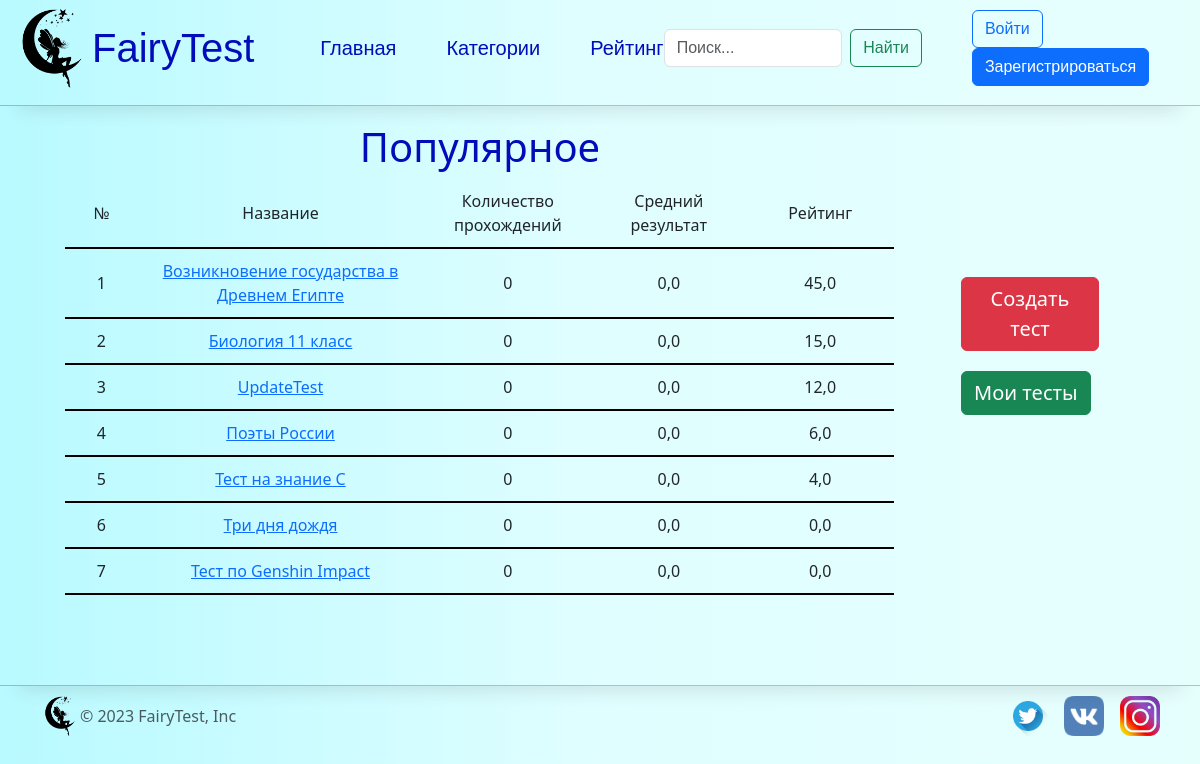
The page / on the database its author committed.
### tests/models.py (models this page shows)
class Tests(models.Model):
    name = models.CharField(max_length=255)
    slug = models.SlugField(max_length=255, unique=True, db_index=True, verbose_name="URL")
    private=models.BooleanField(default=False)
    password = models.CharField(null=True, max_length=20)
    rating=models.FloatField(default=0)
    average_result=models.FloatField(default=0)
    number_of_passes=models.IntegerField(default=0)
    time_control=models.IntegerField()
    author=models.ForeignKey('main.CustomUser', on_delete=models.PROTECT)
    categories=models.ManyToManyField('Categories')
    time_create=models.DateTimeField(auto_now_add=True)
    time_update=models.DateTimeField(auto_now=True)

### tests/views.py (the view)
# urls.py: path('', views.MainPage.as_view(), name='main'),
class MainPage(ListView):
    template_name='tests/main.html'
    model = Tests
    def get_queryset(self):
        return Tests.objects.order_by('-rating')[:20]
    def get_context_data(self, **kwargs):
        context = super().get_context_data(**kwargs)
        context['title'] = 'Главная'
        return context

### tests/templates/tests/main.html (shortened to what this page needs)
{% extends "main/frame.html" %}
{% block content %}
<head>
</head>
<body>
    <table>
        <tr>
            <td class="maincol">
                <div class="heading text-center">Популярное</div>
            </td>
            <td rowspan="3" class="cent">
                <a href="{% url 'createtest' %}"><button type="button" style="font-size: 20px; margin-bottom: 20px;" class="btn btn-danger">Создать тест</button></a>
                <button type="button" style="font-size: 20px; margin-bottom: 20px;" class="btn btn-success">Мои тесты</button>
            </td>
            <td class="pop"></td>
        </tr>
        <tr>
            <td>
                <table class="text-center" cellpadding="10">
                    <tr class="text-center">
                        <td class="pop"></td>
                        <td class="pop lowborder">
                            №
                        </td>
                        <td class="lowborder" style="width:400px">
                            Название
                        </td>
                        <td class="lowborder" style="width:200px">
                            Количество прохождений
                        </td>
                        <td class="lowborder" style="width:200px">
                            Средний результат
                        </td>
                        <td class="lowborder" style="width:200px">
                            Рейтинг
                        </td>
                        <td class="pop"></td>
                    </tr>
                    {% for test in object_list %}
                        <tr >
                            <td class="pop"></td>
                            <td class="pop lowborder">
                                {{ forloop.counter }}
                            </td>
                            <td class="lowborder" style="width:400px">
                               <a href="{% url 'testinfo' test.name %}">{{test.name}}</a>
                            </td>
                            <td class="lowborder" style="width:200px">
                                {{ test.number_of_passes }}
                            </td>
                            <td class="lowborder" style="width:200px">
                                {{test.average_result}}
                            </td>
                            <td class="lowborder" style="width:200px">
                                {{test.rating}}
                            </td>
                            <td class="pop"></td>
                        </tr>
                    {% endfor %}
                </table>
            </td>
        </tr>
    </table>
</body>
{% endblock %}

### main/static/main/css/style.css (style rules this page uses)
body { background-attachment: fixed; background: -webkit-linear-gradient(90deg, #b8faff,#e0feff,#e5fffd); background: linear-gradient(90deg, #b8faff,#e0feff,#e5fffd); }
.heading { font-size: 40px; color: rgb(0, 12, 185); padding-top: var(--bs-navbar-brand-padding-y); padding-bottom: var(--bs-navbar-brand-padding-y); margin-right: var(--bs-navbar-brand-margin-end); text-decoration: none; white-space: nowrap; }
.maincol { width: 80%; }
.pop { width: 100px; }
.lowborder { border-bottom: 2px solid rgb(0, 0, 0); }

### rows shown on the page
Tests: name "Возникновение государства в Древнем Египте", number_of_passes "0", average_result "0,0", rating "45,0"
Tests: name "Биология 11 класс", number_of_passes "0", average_result "0,0", rating "15,0"
Tests: name "UpdateTest", number_of_passes "0", average_result "0,0", rating "12,0"
Tests: name "Поэты России", number_of_passes "0", average_result "0,0", rating "6,0"
Tests: name "Тест на знание C", number_of_passes "0", average_result "0,0", rating "4,0"
Tests: name "Три дня дождя", number_of_passes "0", average_result "0,0", rating "0,0"
Tests: name "Тест по Genshin Impact", number_of_passes "0", average_result "0,0", rating "0,0"
